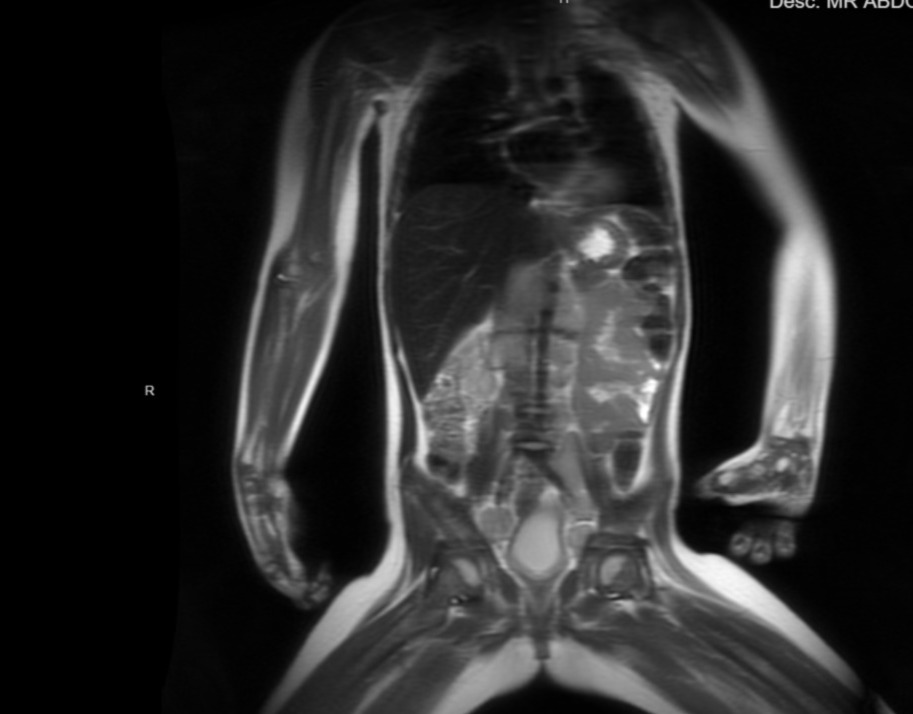
#> input picture Neuroblastoma_Cancer_Image.jpeg, 913 x 714 px
$ jupyter execute --allow-errors Untitled10.ipynb
#> lines starting #> are read from the running program, lines starting #| are printed output that depends on the picture; after the words box and inside, x2 and y2 are one past the last pixel; in counts of white or black regions, pixels touching at a corner belong together
[cell 1]
## Step 1: Upload & load your image (Run after installing packages)

from google.colab import files
uploaded = files.upload()  # Upload your MRI image, e.g. Hammal.png
#> the answer given: Neuroblastoma_Cancer_Image.jpeg

import numpy as np
import matplotlib.pyplot as plt
from skimage import io, color
import os

fn = next(iter(uploaded.keys()))

def load_image(path):
#> called with path = 'Neuroblastoma_Cancer_Image.jpeg'
    ext = os.path.splitext(path)[1].lower()
    img = io.imread(path)
#> img is the input picture: shape (714, 913, 3); min 0, max 255, mean 42.4
    if img.ndim == 3:
        if img.shape[2] == 4:
            img = img[:, :, :3]  # Remove alpha channel if exists
        img = color.rgb2gray(img)
#> img: shape (714, 913) float64
    img = img.astype(np.float32)
    img = (img - img.min()) / (img.max() - img.min())
    return img

img = load_image(fn)
plt.imshow(img, cmap='gray')
plt.title("Loaded MRI Image")
plt.axis('off')
plt.show()

[cell 2]
## Step 2: Segment tumor using Otsu threshold + cleanup

from skimage.filters import threshold_otsu
from skimage.morphology import remove_small_objects, binary_closing, disk

thresh = threshold_otsu(img)
#> thresh = 0.252
mask_auto = img > thresh
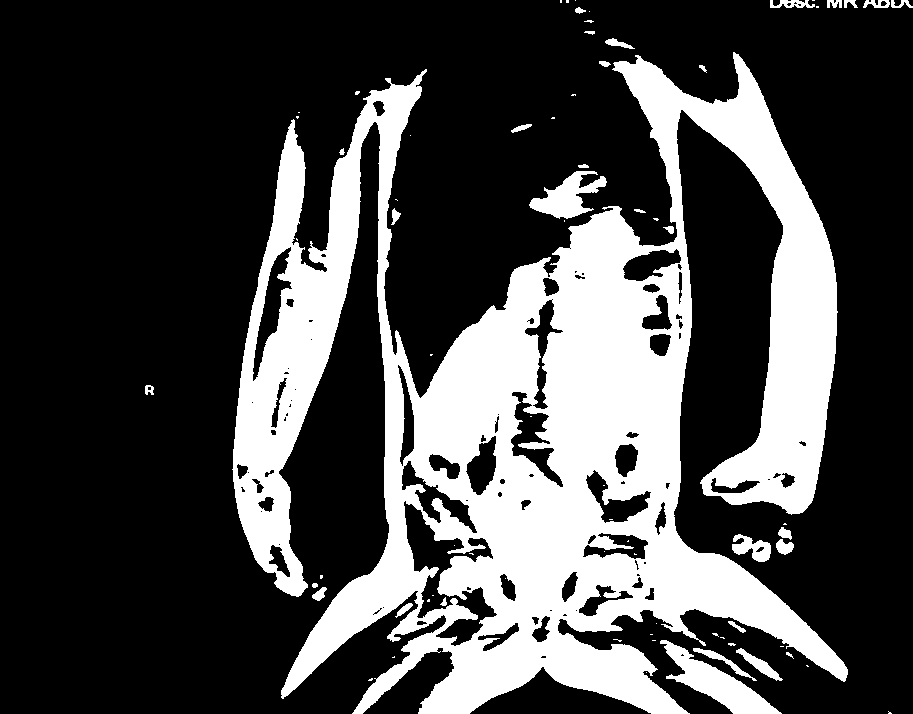
#> mask_auto: shape (714, 913) bool; 27.9% white; 75 white regions (44 under 20 px), largest, box (x1, y1, x2, y2) and area: (232, 52, 848, 714) 173757, (660, 640, 782, 714) 2974, (529, 171, 607, 219) 1759
mask = binary_closing(mask_auto, footprint=disk(3))
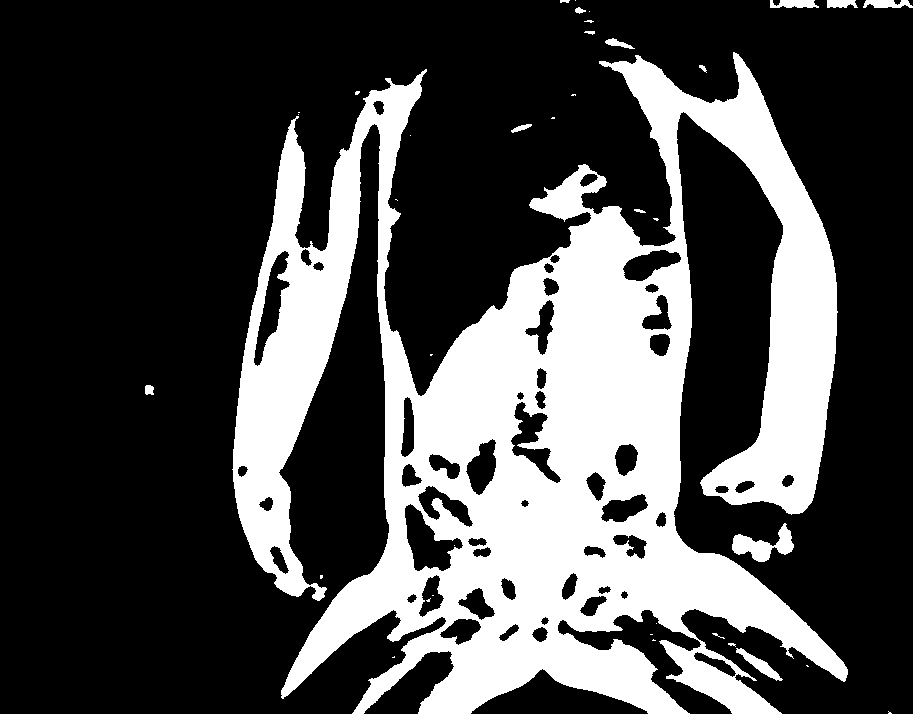
#> mask: shape (714, 913) bool; 28.8% white; 38 white regions (23 under 20 px), largest, box (x1, y1, x2, y2) and area: (232, 52, 848, 714) 184779, (732, 523, 794, 562) 1073, (736, 648, 783, 681) 421
mask = remove_small_objects(mask, min_size=200)
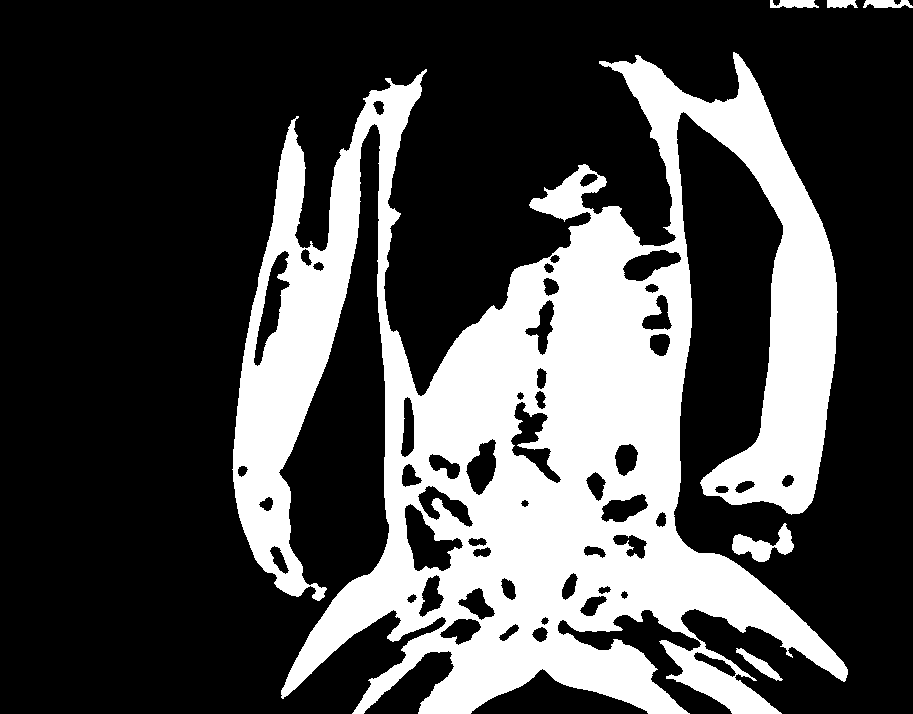
#> mask: shape (714, 913) bool; 28.7% white; 6 white regions, box (x1, y1, x2, y2) and area: (232, 52, 848, 714) 184778, (732, 523, 794, 562) 1073, (736, 648, 783, 681) 421, (770, 0, 819, 8) 315, (863, 0, 913, 8) 302, (827, 0, 858, 8) 206

plt.figure(figsize=(10,5))
plt.subplot(1,2,1)
plt.imshow(img, cmap='gray')
plt.title("Original MRI")
plt.axis('off')

plt.subplot(1,2,2)
plt.imshow(mask, cmap='gray')
plt.title(f"Tumor Mask (threshold={thresh:.3f})")
plt.axis('off')
plt.show()
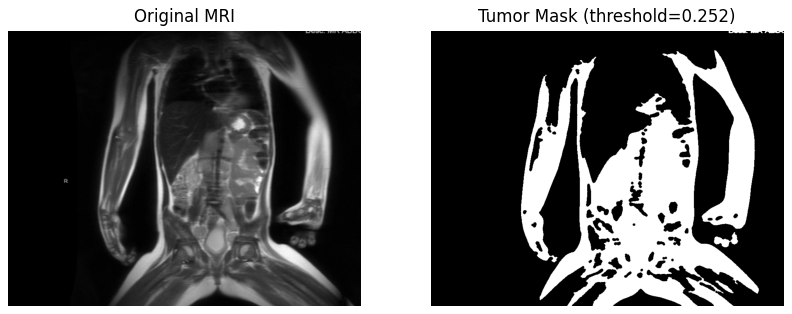
#> figure drawn by matplotlib, 2 panels

[cell 3]
## Step 3: Build synthetic 3D volume by extrusion

from scipy.ndimage import distance_transform_edt

depth = 120
smoothness = 1.0

dist = distance_transform_edt(mask)
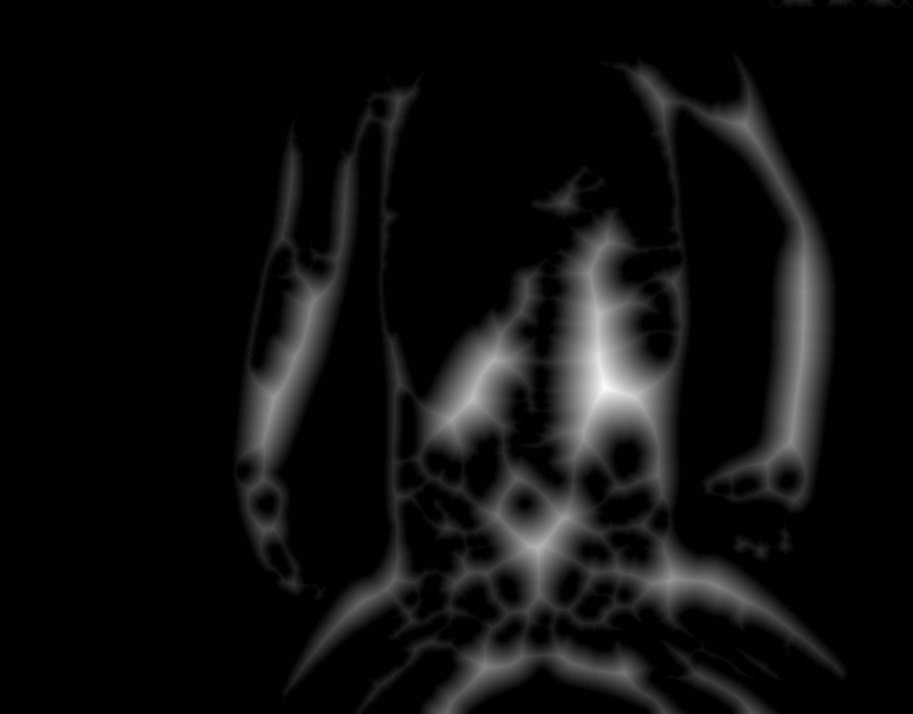
#> dist: shape (714, 913) float64; min 0, max 59.67, mean 3.4; drawn with min black and max white
if dist.max() == 0:
    raise RuntimeError("Empty tumor mask! Adjust threshold.")

dist_norm = dist / dist.max()
volume = np.zeros((mask.shape[0], mask.shape[1], depth), dtype=np.uint8)

for z in range(depth):
    z_norm = z / (depth - 1)
    profile_threshold = (1 - ((z_norm - 0.5) * 2) ** 2) ** (1/smoothness)
    slice_mask = dist_norm >= (1 - profile_threshold)
    volume[:, :, z] = slice_mask
#> this loop made 120 passes
#> pass 1, `slice_mask = dist_norm >= (1 - profile_threshold)`:
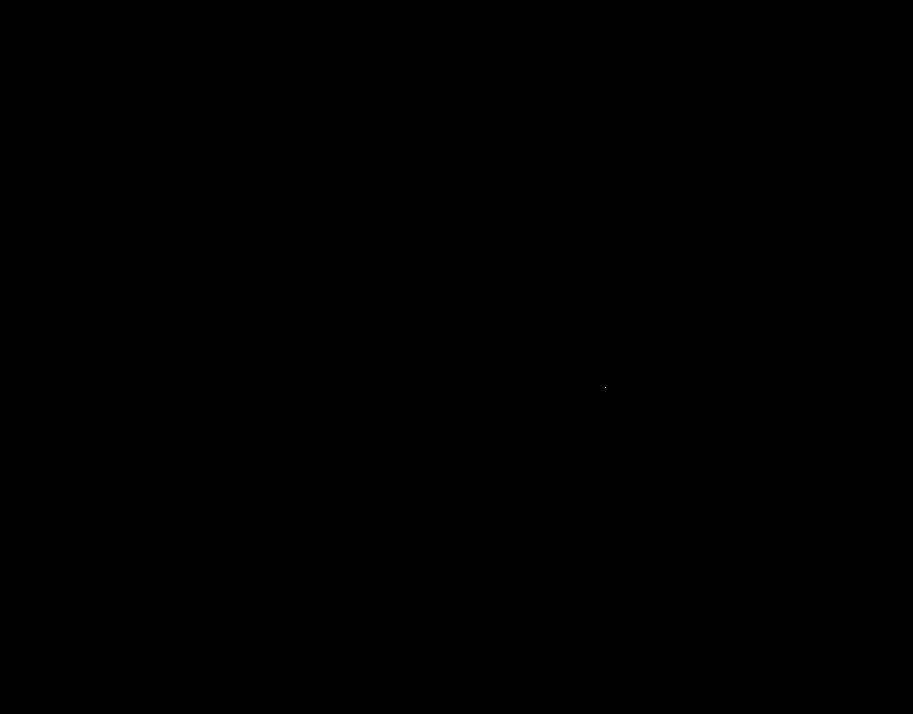
#> slice_mask: shape (714, 913) bool; 0% white in thin lines or dots, all inside (x1, y1, x2, y2) = (605, 387, 606, 388)

plt.imshow(volume[:, :, depth // 2], cmap='gray')
plt.title("Middle slice of synthetic 3D tumor volume")
plt.axis('off')
plt.show()

[cell 4]
## Step 4: Calculate tumor volume & maximum diameter

# Voxel volume assuming 1x1x1 units; replace with real voxel size if known
voxel_volume = 1

tumor_voxels = np.sum(volume)
#> tumor_voxels = 9140914
tumor_volume = tumor_voxels * voxel_volume
#> tumor_volume = 9140914
print(f"Tumor volume (in voxel units): {tumor_volume}")
#| Tumor volume (in voxel units): 9140914.0

# Calculate max diameter (max Euclidean distance between tumor points)
from scipy.spatial.distance import pdist

points = np.column_stack(np.nonzero(volume))
#> (the rest of this cell did not finish here and is left out)

[cell 5]
## Step 5: Interactive 3D visualization with Plotly

import plotly.graph_objects as go

verts, faces, normals, _ = None, None, None, None
try:
    from skimage.measure import marching_cubes
    verts, faces, normals, _ = marching_cubes(volume, level=0.5)
except Exception as e:
    print("marching_cubes error:", e)

if verts is not None:
    i, j, k = faces.T
    fig = go.Figure(data=[go.Mesh3d(
        x=verts[:, 0], y=verts[:, 1], z=verts[:, 2],
        i=i, j=j, k=k,
        color='lightpink', opacity=0.5
    )])
    fig.update_layout(scene=dict(aspectmode='data'), title="3D Tumor Model")
    fig.show()
else:
    print("Could not generate 3D mesh.")

[cell 6]
## Step 6: AI model template for tumor staging (needs labeled data)

# WARNING: This is a template — requires dataset and training before use

import tensorflow as tf
from tensorflow.keras import layers, models

def build_tumor_stage_model(input_shape=(256, 256, 1), num_classes=4):
    model = models.Sequential([
        layers.Conv2D(32, (3,3), activation='relu', input_shape=input_shape),
        layers.MaxPooling2D(),
        layers.Conv2D(64, (3,3), activation='relu'),
        layers.MaxPooling2D(),
        layers.Conv2D(128, (3,3), activation='relu'),
        layers.Flatten(),
        layers.Dense(128, activation='relu'),
        layers.Dense(num_classes, activation='softmax')
    ])
    model.compile(optimizer='adam', loss='categorical_crossentropy', metrics=['accuracy'])
    return model

print("Model architecture ready. Train with labeled MRI images and stage labels.")

[cell 7]
## original MRI intensity extruded in 3D, colored with a heatmap, and rotates automatically in the browser.

import plotly.graph_objects as go
import numpy as np

# Parameters
depth = 60  # smaller for faster rendering

# Build 3D volume by extruding the original grayscale image
volume_gray = np.repeat(img[:, :, np.newaxis], depth, axis=2)

# Use mask to highlight tumor (brighter intensity inside tumor)
volume_gray = volume_gray * (mask[:, :, np.newaxis] * 0.6 + 0.4)

# Create volume rendering figure
fig = go.Figure(
    data=go.Volume(
        x=np.repeat(np.arange(img.shape[1]), img.shape[0]*depth),
        y=np.tile(np.repeat(np.arange(img.shape[0]), depth), img.shape[1]),
        z=np.tile(np.arange(depth), img.shape[0]*img.shape[1]),
        value=volume_gray.flatten(),
        opacity=0.1,
        surface_count=15,
        colorscale='Hot',
        caps=dict(x_show=False, y_show=False, z_show=False),
    )
)

fig.update_layout(scene=dict(aspectmode='data'), margin=dict(l=0, r=0, t=0, b=0))

# Create animation frames for rotation
frames = []
for angle in range(0, 360, 5):
    frames.append(
        go.Frame(
            layout=dict(
                scene_camera=dict(
                    eye=dict(
                        x=2*np.cos(np.radians(angle)),
                        y=2*np.sin(np.radians(angle)),
                        z=1
                    )
                )
            )
        )
    )

fig.frames = frames

# Add play button to animate rotation
fig.update_layout(
    updatemenus=[
        dict(
            type='buttons',
            showactive=False,
            buttons=[
                dict(label='Play',
                     method='animate',
                     args=[None, dict(frame=dict(duration=100, redraw=True), fromcurrent=True, loop=True)])
            ]
        )
    ]
)

fig.show()

[cell 8]
## Convert your 2D cancer image into 3D volume

import numpy as np
from scipy.ndimage import distance_transform_edt
import matplotlib.pyplot as plt

# Example 2D mask (replace this with your actual mask)
# mask = your_binary_mask_2d

# Parameters
depth = 120
smoothness = 1.0

dist = distance_transform_edt(mask)
if dist.max() == 0:
    raise RuntimeError("Mask is empty. Try a different threshold for segmentation.")

dist_norm = dist / dist.max()

volume = np.zeros((mask.shape[0], mask.shape[1], depth), dtype=np.uint8)

for z in range(depth):
    z_norm = z / (depth - 1)
    profile_threshold = (1 - ((z_norm - 0.5) * 2)**2)**(1/smoothness)
    slice_mask = dist_norm >= (1 - profile_threshold)
    volume[:, :, z] = slice_mask

# Quick 2D slice check
mid = depth // 2
plt.imshow(volume[:, :, mid], cmap='gray')
plt.title(f"Synthetic volume middle slice (z={mid})")
plt.axis('off')
plt.show()
